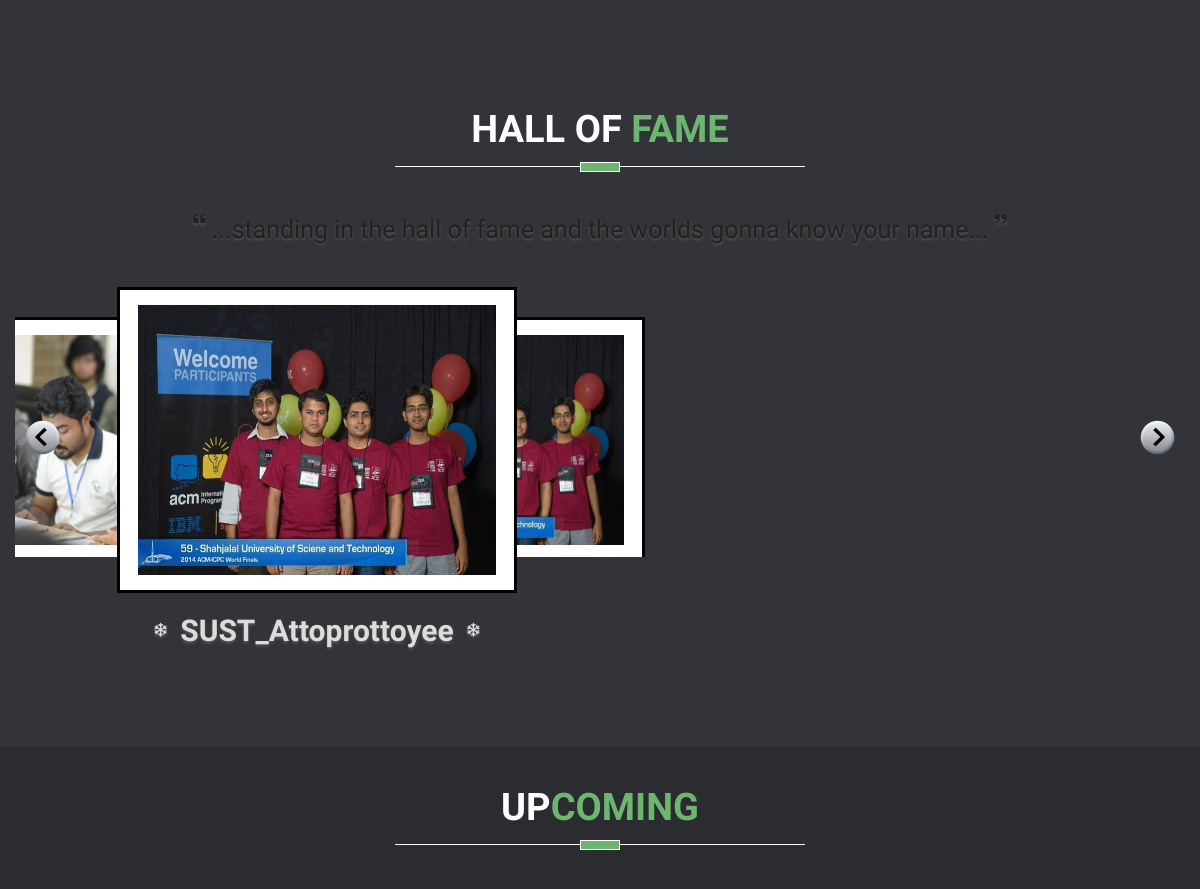
Page /home/ (middle part) on the earlier database version.
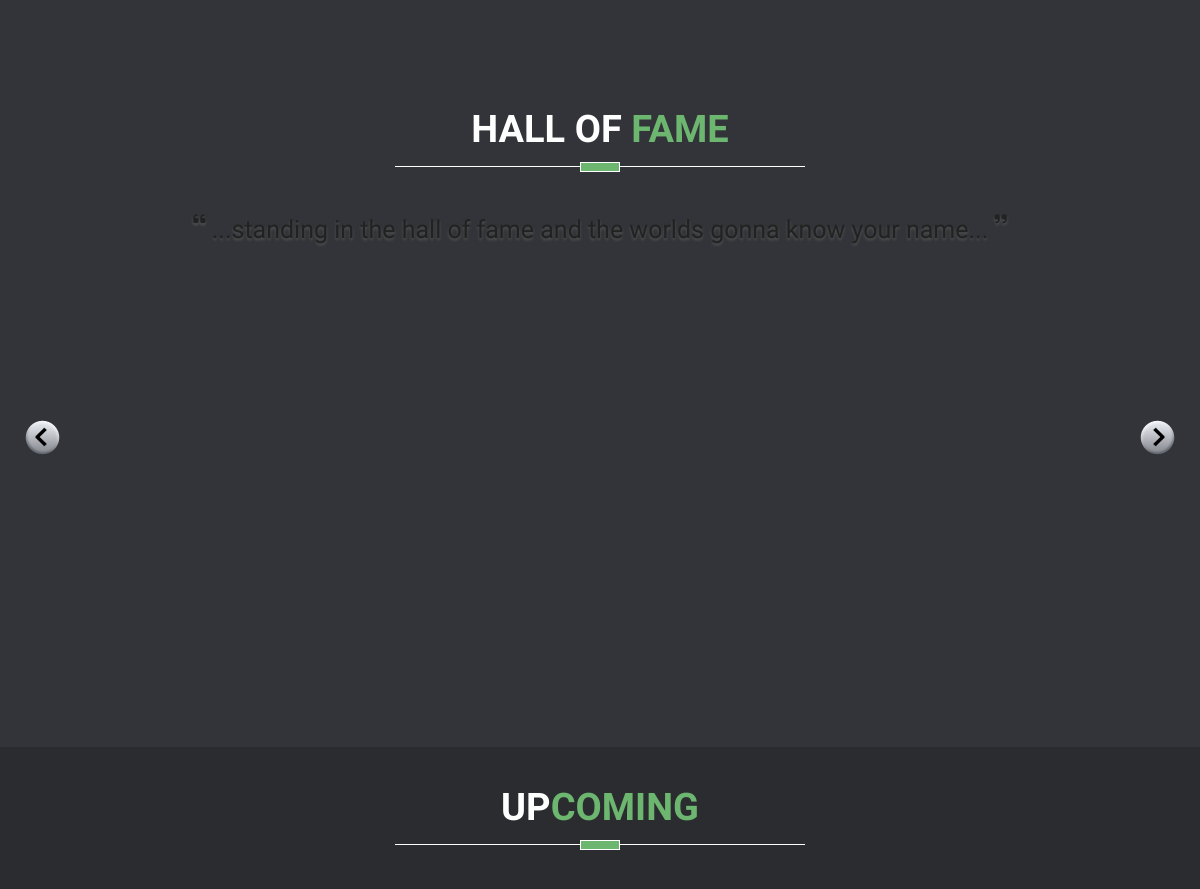
Same page on the later database version.
### home/models.py (models this page shows, shortened)
class HallOfFame(models.Model):
    teamname = models.CharField(max_length=100)
    member1 = models.CharField(max_length=100)
    member2 = models.CharField(max_length=100)
    member3 = models.CharField(max_length=100)
    coach = models.CharField(max_length=100)
    participated = models.IntegerField()
    top10 = models.IntegerField()
    top5 = models.IntegerField()
    champion = models.IntegerField()
    description = models.TextField(max_length=2000)
    image_url = models.FileField()

### home/views.py (the view)
def index(request):
    all_recent = Recent.objects.all()
    all_upcoming = Upcoming.objects.all()
    all_about = About.objects.all()
    all_gallery = Gallery.objects.all()
    all_hall = HallOfFame.objects.all()
    reqnum = Notification.objects.filter(viewed=False, approved=False).count()
    if reqnum > 0:
        context = {
            'all_about': all_about,
            'all_recent': all_recent,
            'all_upcoming': all_upcoming,
            'all_gallery': all_gallery,
            'all_hall': all_hall,
            'reqnum': reqnum
        }
    else:
        context = {
            'all_about': all_about,
            'all_recent': all_recent,
            'all_upcoming': all_upcoming,
            'all_gallery': all_gallery,
            'all_hall': all_hall,
        }
    return render(request, 'home/index.html', context)

### home/templatetags/fiter_tag_home.py (called while the page is built)
@register.filter('str_cut')
def str_cut(input):
    l = len(input)
    if (l>250):
        s=input[:250]+'...'
        return s
    else:
        return input

### home/templates/home/index.html (shortened to what this page needs)
<!DOCTYPE html>
<html lang="en">
<head>
    {% load staticfiles %} {% load fiter_tag_home %}
    <link rel="stylesheet" type="text/css" href="{% static 'home/css/bootstrap.min.css' %}" />
    <link rel="stylesheet" type="text/css" href="{% static 'home/css/animate.css' %}" />
    <link rel="stylesheet" type="text/css" href="{% static 'home/css/lightbox.css' %}" />
    <link rel="stylesheet" type="text/css" href="{% static 'home/css/carousel.css' %}" />
    <link rel="stylesheet" type="text/css" href="{% static 'home/css/login.css' %}" />
    <link rel="stylesheet" type="text/css" href="{% static 'home/css/galley-effect.css' %}" />
    <link rel="stylesheet" type="text/css" href="{% static 'home/css/main.css' %}" />
</head>
<body>
    <section id="about">
        <div class="about-section">
        </div>
    </section>
    <section id="hall">
        <div class="hall-section">
            <div class="container">
                <div class="row">
                    <div class="title text-center wow fadeIn" data-wow-duration="1500ms">
                        <h2>Hall of<span class="two-color"> fame</span>
                        </h2>
                        <div class="border"></div>
                    </div>
                    <div class="quote-tag">
                        <i class="fa fa-quote-left"></i><span class="hall-quote"> ...standing in the hall of fame and the worlds gonna know your name... </span><i class="fa fa-quote-right"></i></div>
                    <div class="carousel">
                        <div class="slides">
                            {% for hall in all_hall %}
                            <div>
                                <a href="{% url 'home:detail-halloffame' hall.id %}" class="image-border"><img src="{{hall.image_url.url}}" /></a>
                                <div class="description">
                                    <div class="team-tag">
                                        <i class="fa fa-snowflake-o" style="margin-right:10px;"></i>
                                        <spna class="team-name">{{hall.teamname}}</spna>
                                        <i class="fa fa-snowflake-o" style="margin-left:10px;"></i>
                                    </div>
                                </div>
                            </div>
                            {% endfor %}
                        </div>
                    </div>
                </div>
            </div>
        </div>
    </section>
    <section id="upcoming">
        <div class="upcoming-section">
            <div class="container">
                <div class="row">
                    <div class="title text-center wow fadeIn" data-wow-duration="500ms">
                        <h2>Up<span class="two-color">coming</span>
                        </h2>
                        <div class="border"></div>
                    </div>
                </div>
            </div>
        </div>
    </section>
    {% load staticfiles %}
</body>
</html>

### home/static/home/css/lightbox.css (style rules this page uses)
body:after { content: url(../images/close.png) url(../images/loading.gif) url(../images/prev.png) url(../images/next.png); display: none; }

### home/static/home/css/carousel.css (style rules this page uses)
.carousel { position: relative; margin-top: 40px; width: 100%; height: auto; border: none; overflow: hidden; background-color: #333439; }
.carousel .slides { padding: 0; border: none; list-style: none; position: relative; overflow: visible; align-self: center; width: 100%; }

### home/static/home/css/galley-effect.css (style rules this page uses)
*, *:after, *:before { -webkit-box-sizing: border-box; box-sizing: border-box; }

### home/static/home/css/main.css (style rules this page uses)
.about-section { padding-top: 20px; padding-bottom: 60px; background-color: #333439; }
.upcoming-section { background-color: #2B2C30; padding-top: 20px; padding-bottom: 60px; }
.hall-section { padding-top: 30px; padding-bottom: 60px; background-color: #333439; }
.quote-tag { text-align: center; font-family: 'Poiret One', cursive; color: #222; text-shadow: 0px 2px 3px #555; vertical-align: middle; }
.fa-quote-left, .fa-quote-right { vertical-align: top; }
.hall-quote { color: #222; font-family: "Federo"; font-size: 25px; text-align: center; }
.two-color { color: #6CB670; }
.title { padding-bottom: 30px; }
.title h2 { font-family: 'Federo', sans-serif; text-transform: uppercase; font-weight: 700; font-size: 38px; color: #fff; }
.border { border-top: 1px solid #fff; height: 1px; margin: 15px auto 0; position: relative; width: 35%; padding-bottom: 15px; }
.border:before { background-color: #6CB670; border: 1px ridge #fff; content: ""; height: 10px; left: 50%; margin-left: -20px; position: absolute; top: -5px; width: 40px; }

Differences in the rows shown:
removed HallOfFame: image_url (picture), teamname "SUST_Attoprottoyee"
